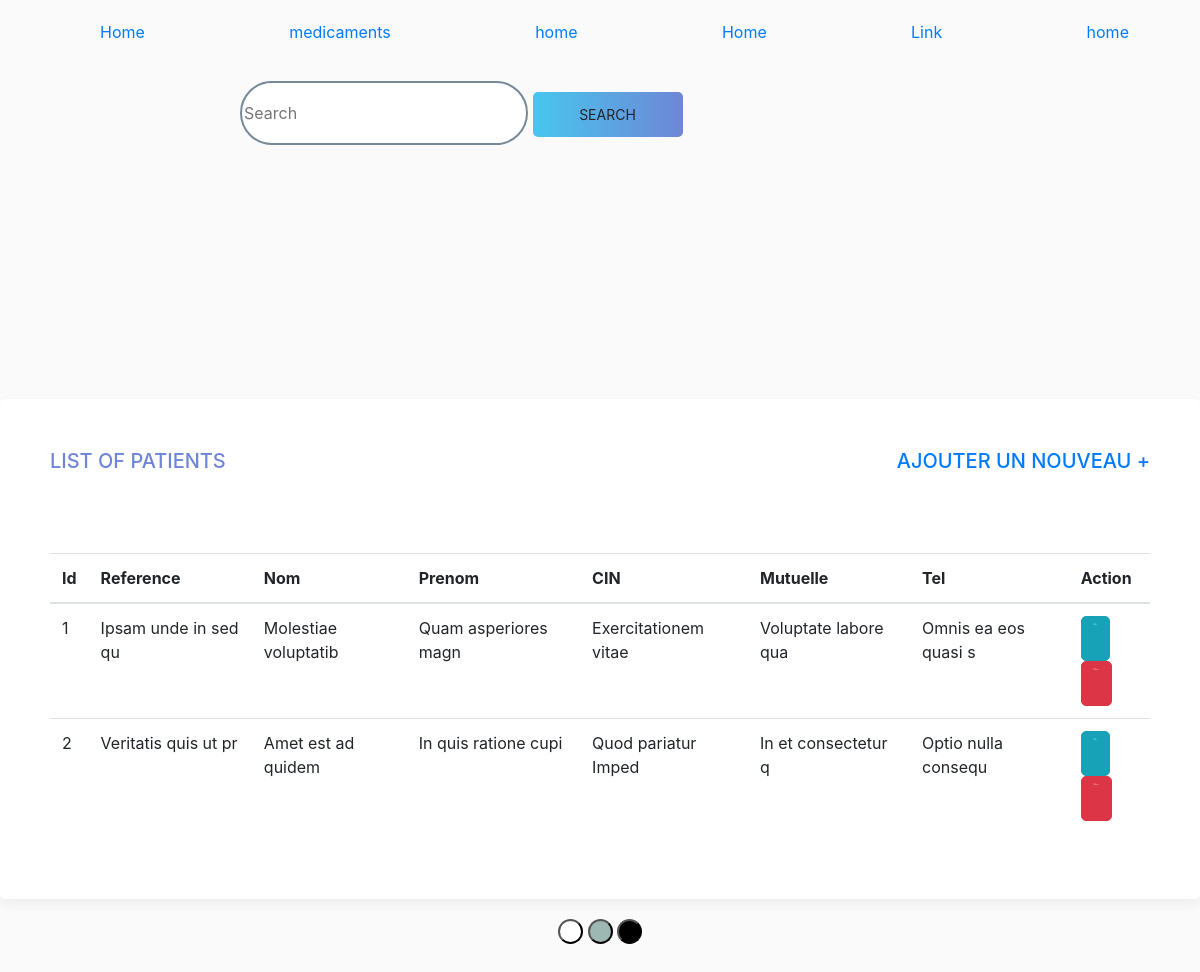
The page / on the database its author committed.
### tables this page shows
CREATE TABLE IF NOT EXISTS `patients` (
  `id` int(255) NOT NULL AUTO_INCREMENT,
  `nom` varchar(255) NOT NULL,
  `reference` varchar(255) NOT NULL,
  `cin` varchar(255) NOT NULL,
  `mutuelle` varchar(255) NOT NULL,
  `scolarite` varchar(255) NOT NULL,
  `date_naissance_age` varchar(255) NOT NULL,
  `adresse` varchar(255) NOT NULL,
  `tel` varchar(255) NOT NULL,
  `autre_inforamtions` varchar(255) NOT NULL,
  `profession` varchar(255) NOT NULL,
  `nombre_denfant` int(11) NOT NULL,
  `prenom` varchar(255) NOT NULL,
  `situation_familiale` varchar(255) NOT NULL,
  PRIMARY KEY (`id`)
);

### index.php (the view, shortened to what this page needs)
<?php include('./database/connection.php');
$sql = 'SELECT * FROM patients';
$result = $conn->query($sql);?>
<?php include('./partial/header.php'); ?>
<div id="form-container">
    <h1 id="h1">List of Patients <a href="patient.php" class="btn-add">Ajouter un nouveau +</a></h1>
    <table class="table" id="table">
        <thead id="thead">
            <tr>
                <th>Id</th>
                <th>Reference</th>
                <th>Nom</th>
                <th>Prenom</th>
                <th>CIN</th>
                <th>Mutuelle</th>
                <th>Tel</th>
                <th>Action</th>
            </tr>
        </thead>
        <?php
        if ($result->num_rows > 0) { ?>
        <tbody id="tbody">
        <?php while($row = $result->fetch_assoc()) { ?>
            <tr>
                <td scope="row"><?= $row["id"]; ?></td>
                <td ><?= $row["reference"]; ?></td>
                <td><?= $row["nom"]; ?></td>
                <td><?= $row["prenom"]; ?></td>
                <td><?= $row["cin"]; ?></td>
                <td><?= $row["mutuelle"]; ?></td>
                <td><?= $row["tel"]; ?></td>
                <td>
                    <div  id="btn-group"  role="group" aria-label="">
                        <a href="patient.php?id=<?= $row["id"]; ?>" type="button" class="btn btn-info">Edit</button>
                        <a href="database/delete.php?id=<?= $row["id"]; ?>" type="button" class="btn btn-danger">Delete</a>
                    </div>
                </td>
            </tr>
            <?php } ?>
        </tbody>
        <?php
        } else {
            echo "No Patient";
        } ?>
    </table>
</div>
<?php include('./partial/footer.php'); ?>

### partial/header.php (shortened to what this page needs)
<!DOCTYPE html>
<html lang="en">
<head>
    <link rel="stylesheet" href="./bootstrap/css/bootstrap.min.css">
    <link rel="stylesheet" href="./assets/css/style.css">
</head>
<body>
<div id="nav-links">
  <nav class="nav" id="nav">
    <ul id="links">
    <li>
        <a href="index.php">Home </a>
      </li>
      <li>
        <a href= "medicaments.php">medicaments</a>
      </li>
      <li>
        <a href="#">home</a>
      </li>
      <li>
        <a href="#">Home </a>
      </li>
      <li>
        <a href="#">Link</a>
      </li>
      <li>
        <a href="#">home</a>
      </li>
    </ul>
</nav>
    <form action="./database/search.php" method="post">
      <input class="search"name="search" type="search" placeholder="Search" require>
      <button type="submit" name="submit" class="btn">search</button>
    </form>
</div>
<div id="container">

### partial/footer.php (shortened to what this page needs)
</div>
<link rel="stylesheet" href="assets/css/style.css">
<footer>
<article id="color" height: 70px;>
<button id="color1"></button>
<button id="color2"></button>
<button id="color3"></button>
</footer>
</body>
</html>

### assets/css/style.css (style rules this page uses)
body { background-color: #fafafa; }
h1 { font-size: 20px; text-transform: uppercase; color: #6f86d6; margin-bottom: 80px; }
#nav { overflow: hidden; display: flex; justify-content: space-between; width: 90%; min-height: 10vh; align-items: center; margin: auto; }
ul { display: flex; justify-content: space-between; list-style: none; }
ul li { display: flex; }
ul li a { text-decoration: none; text-align: center; margin-right: 11px; }
ul { flex: 1; }
form .search { width: 40%; height: 8vh; transition: 1s ease; border-radius: 40px; border: 2px solid lightslategrey; color: none; }
form, .search:hover { width: 60%; position: relative; }
form { border: none; margin: 1px auto 150px; }
button[type="submit"] { background-image: linear-gradient(to right, #48c6ef, #6f86d6); border: none !important; min-width: 150px; text-transform: uppercase; font-size: 14px !important; }
.form-control, .btn { border-radius: 5px; height: 45px; }
.login-form-container, #form-container { margin: 0 auto; margin-top: 30vh; background-color: #fff; padding: 50px; border-radius: 5px; box-shadow: 0px 5px 10px #eee; }
.btn[type="button"] { font-size: 10%; }
#form-container { margin-top: 10vh; color: rgb(22, 223, 49); }
.table { position: relative; }
.btn-add { float: right; }
footer { height: 70px; width: 100%; }
#color { text-align: center; margin-top: 20px; }
#color button { width: 25px; height: 25px; border-radius: 50%; }
#color1 { background-color: #fff; }
#color2 { background-color: #1d5a4e6b; }
#color3 { background-color: #000000; }

### rows shown on the page
patients: id "1", reference "Ipsam unde in sed qu", nom "Molestiae voluptatib", prenom "Quam asperiores magn", cin "Exercitationem vitae", mutuelle "Voluptate labore qua", tel "Omnis ea eos quasi s"
patients: id "2", reference "Veritatis quis ut pr", nom "Amet est ad quidem", prenom "In quis ratione cupi", cin "Quod pariatur Imped", mutuelle "In et consectetur q", tel "Optio nulla consequ"
